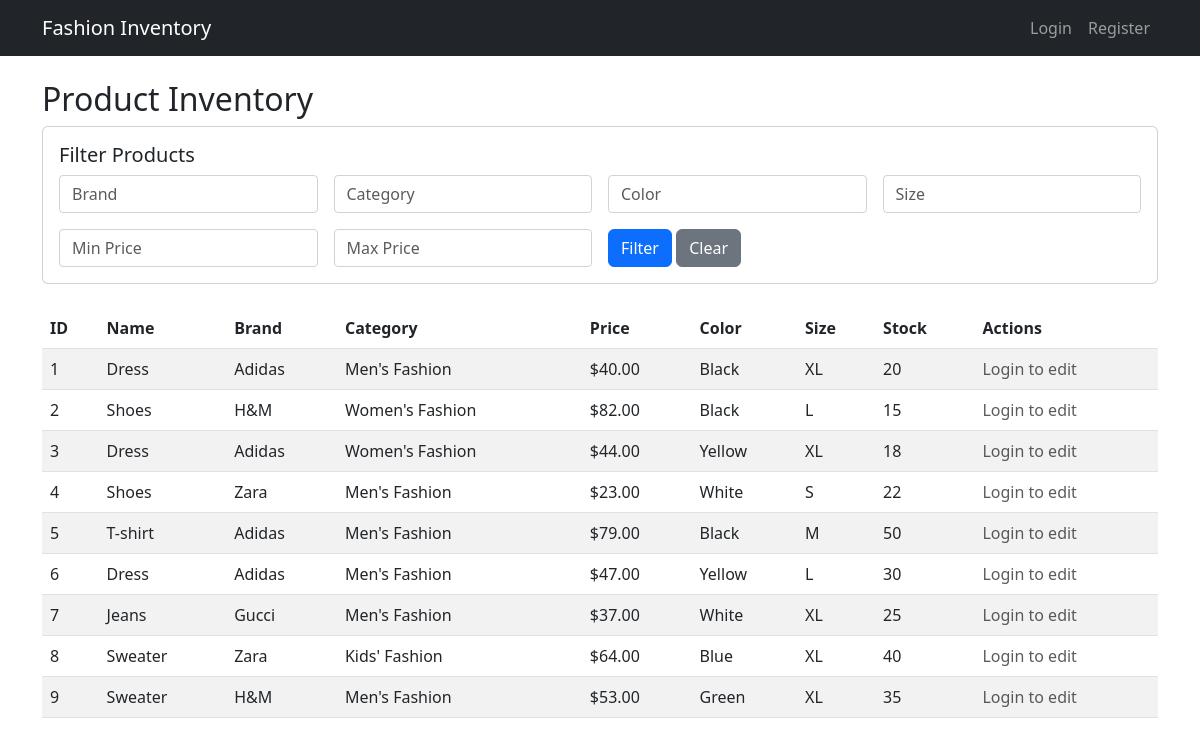
The app's page /, older data.
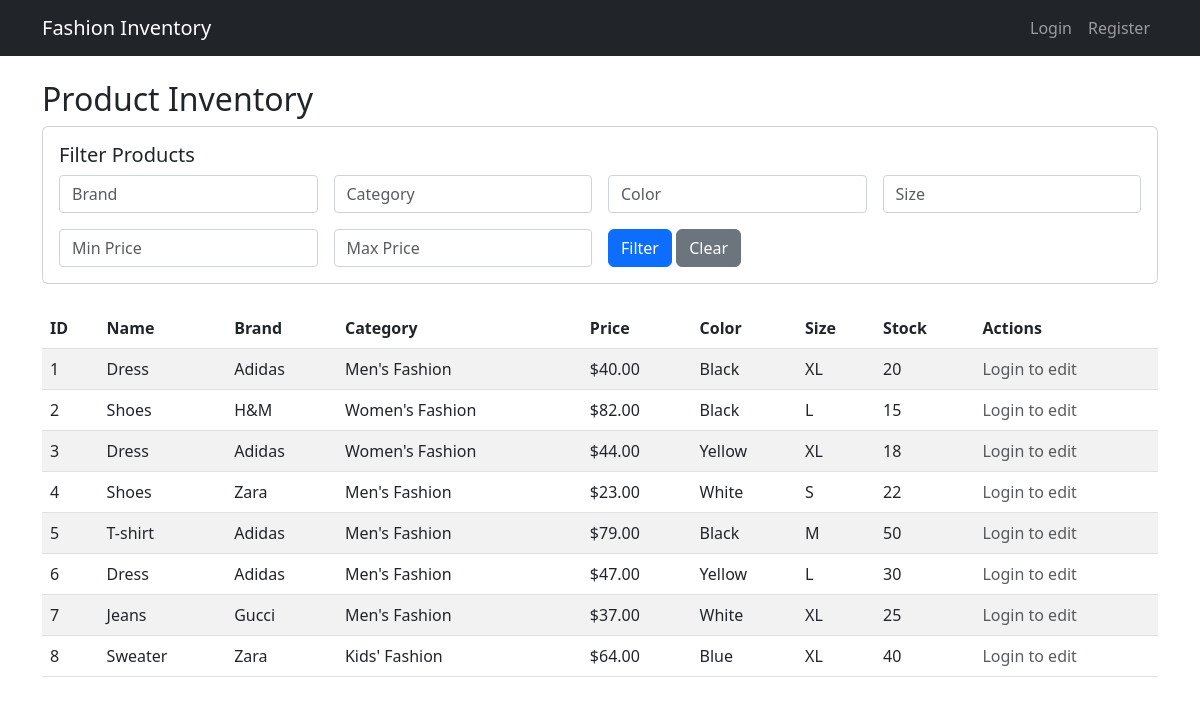
The same page, newer data.
### inventory/models.py (models this page shows, shortened)
class Product(models.Model):
    product_id = models.IntegerField(unique=True)
    name = models.CharField(max_length=100)
    brand = models.CharField(max_length=50)
    category = models.CharField(max_length=50)
    price = models.DecimalField(max_digits=10, decimal_places=2)
    color = models.CharField(max_length=30)
    size = models.CharField(max_length=20)
    description = models.TextField(blank=True)
    material = models.CharField(max_length=50)
    weight = models.DecimalField(max_digits=6, decimal_places=2, verbose_name="Weight (kg)")
    stock_quantity = models.IntegerField()
    added_by = models.ForeignKey(User, on_delete=models.SET_NULL, null=True)

### inventory/views.py (the view)
# urls.py: path('', views.ProductListView.as_view(), name='product_list'),
class ProductListView(ListView):
    model = Product
    template_name = 'inventory/product_list.html'
    context_object_name = 'products'
    def get_queryset(self):
        queryset = super().get_queryset()
        queryset = sorted(list(queryset), key=lambda x: int(x.product_id))
        filters = {}
        for field in ['brand', 'category', 'color', 'size']:
            if value := self.request.GET.get(field):
                filters[field] = value
        if price_min := self.request.GET.get('price_min'):
            queryset = [p for p in queryset if float(p.price) >= float(price_min)]
        if price_max := self.request.GET.get('price_max'):
            queryset = [p for p in queryset if float(p.price) <= float(price_max)]
        if filters:
            queryset = [p for p in queryset if all(p.__dict__[key] == value for key, value in filters.items())]
        return queryset
    def get_context_data(self, **kwargs):
        context = super().get_context_data(**kwargs)
        context['filter_form'] = ProductFilterForm(self.request.GET or None)
        context['search_query'] = self.request.GET.get('search', '')
        context['is_guest'] = self.request.session.get('guest_mode', False)
        return context

### inventory/forms.py
class ProductFilterForm(forms.Form):
    search = forms.CharField(required=False, label='Search')
    brand = forms.CharField(required=False)
    category = forms.CharField(required=False)
    color = forms.CharField(required=False)
    size = forms.CharField(required=False)
    material = forms.CharField(required=False)
    price_min = forms.DecimalField(required=False, decimal_places=2)
    price_max = forms.DecimalField(required=False, decimal_places=2)
    stock_min = forms.IntegerField(required=False, label='Min Stock')

### templates/inventory/product_list.html (shortened to what this page needs)
{% extends 'base.html' %}
{% block content %}
    <h2>Product Inventory</h2>
    <div class="card mb-4">
        <div class="card-body">
            <h5 class="card-title">Filter Products</h5>
            <form method="get">
                <div class="row g-3">
                    <div class="col-md-3">
                        <input type="text" name="brand" class="form-control" placeholder="Brand" value="{{ request.GET.brand }}">
                    </div>
                    <div class="col-md-3">
                        <input type="text" name="category" class="form-control" placeholder="Category" value="{{ request.GET.category }}">
                    </div>
                    <div class="col-md-3">
                        <input type="text" name="color" class="form-control" placeholder="Color" value="{{ request.GET.color }}">
                    </div>
                    <div class="col-md-3">
                        <input type="text" name="size" class="form-control" placeholder="Size" value="{{ request.GET.size }}">
                    </div>
                    <div class="col-md-3">
                        <input type="number" name="price_min" class="form-control" placeholder="Min Price" value="{{ request.GET.price_min }}">
                    </div>
                    <div class="col-md-3">
                        <input type="number" name="price_max" class="form-control" placeholder="Max Price" value="{{ request.GET.price_max }}">
                    </div>
                    <div class="col-md-3">
                        <button type="submit" class="btn btn-primary">Filter</button>
                        <a href="{% url 'product_list' %}" class="btn btn-secondary">Clear</a>
                    </div>
                </div>
            </form>
        </div>
    </div>
    <table class="table table-striped table-hover">
        <thead>
            <tr>
                <th>ID</th>
                <th>Name</th>
                <th>Brand</th>
                <th>Category</th>
                <th>Price</th>
                <th>Color</th>
                <th>Size</th>
                <th>Stock</th>
                <th>Actions</th>
            </tr>
        </thead>
        <tbody>
            {% for product in products %}
            <tr>
                <td>{{ product.product_id }}</td>
                <td>{{ product.name }}</td>
                <td>{{ product.brand }}</td>
                <td>{{ product.category }}</td>
                <td>${{ product.price }}</td>
                <td>{{ product.color }}</td>
                <td>{{ product.size }}</td>
                <td>{{ product.stock_quantity }}</td>
                <td>
                    {% if user.is_authenticated %}
                    <a href="{% url 'product_update' product.pk %}" class="btn btn-sm btn-warning">Edit</a>
                    <button class="btn btn-sm btn-danger delete-btn"
                            data-bs-toggle="modal"
                            data-bs-target="#deleteModal"
                            data-product-id="{{ product.pk }}"
                            data-product-name="{{ product.name }}">
                        Delete
                    </button>
                    {% else %}
                        <span class="text-muted">Login to edit</span>
                    {% endif %}
                </td>
            </tr>
            {% empty %}
            <tr>
                <td colspan="9">No products available.</td>
            </tr>
            {% endfor %}
        </tbody>
    </table>
{% endblock %}

### templates/base.html (shortened to what this page needs)
<!DOCTYPE html>
<html>
<head>
    <link href="https://cdn.jsdelivr.net/npm/bootstrap@5.3.0/dist/css/bootstrap.min.css" rel="stylesheet">
</head>
<body>
    <nav class="navbar navbar-expand-lg navbar-dark bg-dark">
        <div class="container">
            <a class="navbar-brand" href="{% url 'product_list' %}">Fashion Inventory</a>
            <div class="collapse navbar-collapse" id="navbarNav">
                <div class="navbar-nav ms-auto">
                    {% if user.is_authenticated %}
                        <span class="navbar-text me-3">Hello, {{ user.username }}</span>
                        <a class="nav-link" href="{% url 'logout' %}">Logout</a>
                    {% else %}
                        <a class="nav-link" href="{% url 'login' %}">Login</a>
                        <a class="nav-link" href="{% url 'register' %}">Register</a>
                    {% endif %}
                </div>
            </div>
        </div>
    </nav>
    <div class="container mt-4">
        {% block content %}{% endblock %}
    </div>
</body>
</html>

### templates/base.html (style rules this page uses)
input[type="text"], input[type="number"], textarea, select { width: 100%; padding: 0.375rem 0.75rem; border: 1px solid #ced4da; border-radius: 0.25rem; }

Row changes from the older to the newer data that the page shows:
removed Product: product_id "9", name "Sweater", brand "H&M", category "Men's Fashion", price "53.00", color "Green", size "XL", stock_quantity "35"
